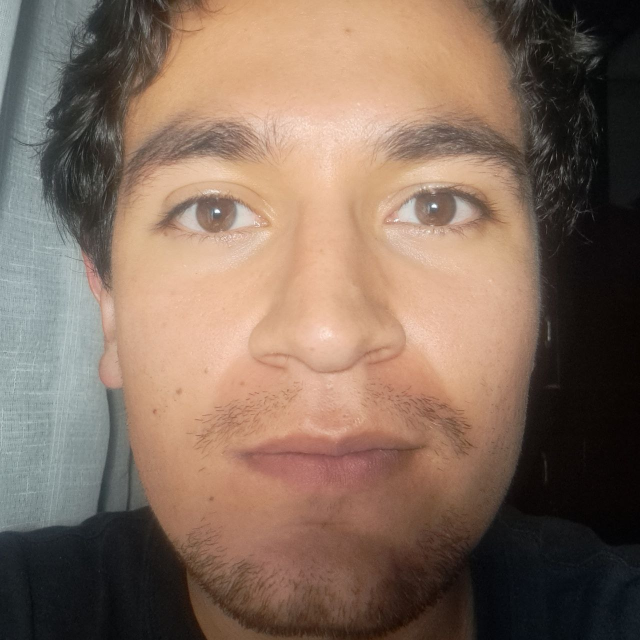
#> input picture 2. Eigenfaces_Data_Representation/images/eigenfaces_photo2.jpg, 1280 x 1280 px (shown at 1/2 size)
$ jupyter execute --allow-errors Face_recognition.ipynb
#> lines starting #> are read from the running program, lines starting #| are printed output that depends on the picture
# <div style="text-align: center">  Eigen Faces  </div>
<img src="https://blogs.elespectador.com/wp-content/uploads/2017/09/logo-Universidad-Nacional.png"
     style="float: right; margin-right: 10px;"
     width="120"
     />

<div style="text-align: left">
Edison David Serrano Cárdenas. <br>
Student of Mathematics and Computer Sciences. <br>
Universidad Nacional de Colombia - Sede Bogotá <br>
</div>

# Introduction

The objective of this notebook is to address topics related to dimensionality reduction and data representation. The algorithm implemented for dimensionality reduction is Principal Component Analysis (PCA), which is used to find the faces that better represent a dataset of face images. Finally, we search for the eigenfaces that are most relevant in representing an image of my own face.

The data is obtained from [Scikit Learn Databases](https://scikit-learn.org/stable/modules/generated/sklearn.datasets.fetch_olivetti_faces.html).

# Import Libraries and Load Images

[cell 1]
import numpy as np
import matplotlib.pyplot as plt

from sklearn.datasets import fetch_olivetti_faces
import cv2

from sklearn.decomposition import PCA

[cell 2]
def plot_gallery(images, h, w, titles=np.array([]), n_row=3, n_col=4):#titles
    """Helper function to plot a gallery of portraits"""
    plt.figure(figsize=(1.8 * n_col, 2.4 * n_row))
    plt.subplots_adjust(bottom=0, left=0.01, right=0.99, top=0.90, hspace=0.35)
    for i in range(n_row * n_col):
        plt.subplot(n_row, n_col, i + 1)
        plt.imshow(images[i].reshape((h, w)), cmap=plt.cm.gray)
        if titles.shape[0] == n_row * n_col:
            plt.title(titles[i], size=12)
        plt.xticks(())
        plt.yticks(())

#> (a cell that did not finish here is left out)

#> (a cell that did not finish here is left out)

# Compute the Eigenfaces with PCA

[cell 5]
# Compute the eigenfaces on the face recognition dataset
n_components = 150

#> (the rest of this cell did not finish here and is left out)

#> (a cell that did not finish here is left out)

#> (a cell that did not finish here is left out)

#  Face Representation with the Eigenfaces

To provide an image representation with the eigenfaces, it is necessary to transform the image under the same conditions as the training set for PCA.

[cell 8]
img = cv2.imread("./images/eigenfaces_photo2.jpg", cv2.IMREAD_GRAYSCALE)
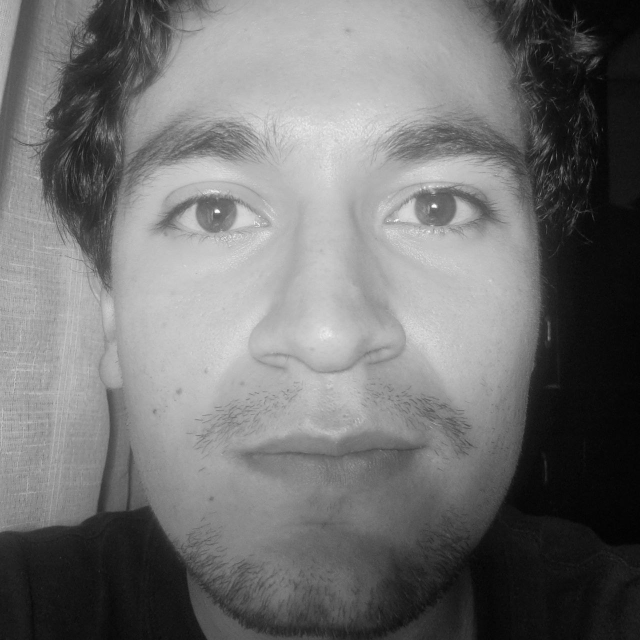
#> img: shape (1280, 1280) (shown at 1/2 size); min 0, max 255, mean 114
img_resized = cv2.resize(img, (64, 64))
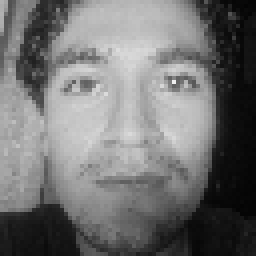
#> img_resized: shape (64, 64) (shown 4 times larger); min 4, max 238, mean 114.1
img_resized = img_resized/img_resized.max()
img_resized_vector = img_resized.reshape(1,-1)[0]
#> img_resized_vector = 4096 values, max 1 at index 1323, min 0.0168 at index 125, mean 0.479

[cell 9]
plt.subplot(1, 2, 1)
plt.imshow(img, cmap=plt.cm.gray)
plt.title("Original Image")
plt.subplot(1, 2, 2)
plt.imshow(img_resized,cmap=plt.cm.gray)
plt.title("Transformed Image")
plt.plot()
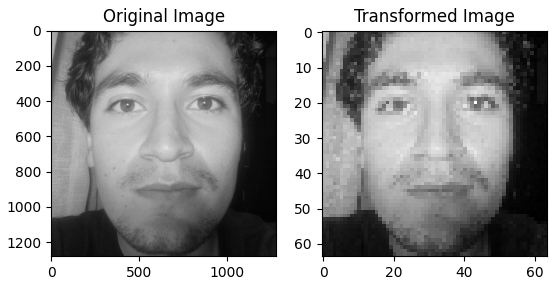
#> figure drawn by matplotlib, 2 panels
